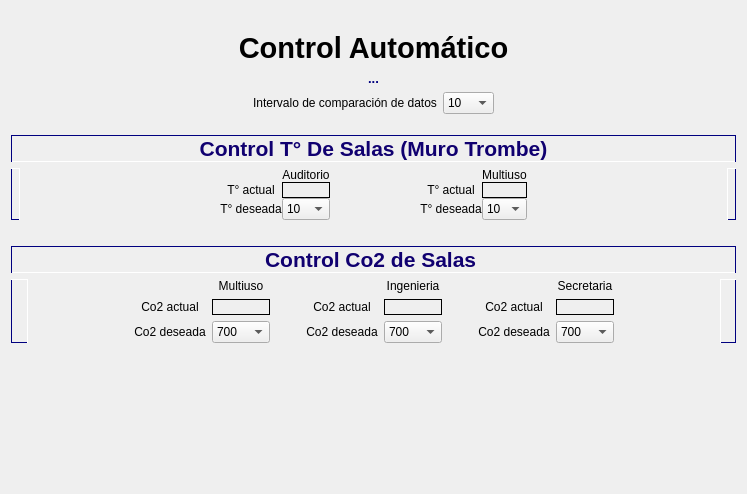
    <widget class="QWidget" name="tab_7">
     <attribute name="title">
      <string>Control Automático</string>
     </attribute>
     <layout class="QVBoxLayout" name="verticalLayout_4">
      <item>
       <spacer name="verticalSpacer_3">
        <property name="orientation">
         <enum>Qt::Vertical</enum>
        </property>
        <property name="sizeType">
         <enum>QSizePolicy::Fixed</enum>
        </property>
        <property name="sizeHint" stdset="0">
         <size>
          <width>20</width>
          <height>20</height>
         </size>
        </property>
       </spacer>
      </item>
      <item>
       <widget class="QLabel" name="label_33">
        <property name="font">
         <font>
          <family>Segoe UI</family>
          <pointsize>22</pointsize>
          <weight>75</weight>
          <bold>true</bold>
          <underline>false</underline>
         </font>
        </property>
        <property name="text">
         <string>Control Automático</string>
        </property>
        <property name="alignment">
         <set>Qt::AlignCenter</set>
        </property>
       </widget>
      </item>
      <item>
       <widget class="QLabel" name="label_estado">
        <property name="enabled">
         <bool>false</bool>
        </property>
        <property name="palette">
         <palette>
          <active>
           <colorrole role="WindowText">
            <brush brushstyle="SolidPattern">
             <color alpha="255">
              <red>16</red>
              <green>0</green>
              <blue>112</blue>
             </color>
            </brush>
           </colorrole>
          </active>
          <inactive>
           <colorrole role="WindowText">
            <brush brushstyle="SolidPattern">
             <color alpha="255">
              <red>16</red>
              <green>0</green>
              <blue>112</blue>
             </color>
            </brush>
           </colorrole>
          </inactive>
          <disabled>
           <colorrole role="WindowText">
            <brush brushstyle="SolidPattern">
             <color alpha="255">
              <red>0</red>
              <green>0</green>
              <blue>127</blue>
             </color>
            </brush>
           </colorrole>
          </disabled>
         </palette>
        </property>
        <property name="font">
         <font>
          <family>Segoe UI</family>
          <pointsize>10</pointsize>
          <weight>75</weight>
          <bold>true</bold>
         </font>
        </property>
        <property name="text">
         <string>...</string>
        </property>
        <property name="alignment">
         <set>Qt::AlignCenter</set>
        </property>
       </widget>
      </item>
      <item>
       <layout class="QHBoxLayout" name="horizontalLayout_3">
        <item>
         <spacer name="horizontalSpacer">
          <property name="orientation">
           <enum>Qt::Horizontal</enum>
          </property>
          <property name="sizeHint" stdset="0">
           <size>
            <width>40</width>
            <height>20</height>
           </size>
          </property>
         </spacer>
        </item>
        <item>
         <widget class="QLabel" name="label_9">
          <property name="text">
           <string>Intervalo de comparación de datos</string>
          </property>
          <property name="alignment">
           <set>Qt::AlignCenter</set>
          </property>
         </widget>
        </item>
        <item>
         <widget class="QComboBox" name="interCom">
          <item>
           <property name="text">
            <string>10</string>
           </property>
          </item>
          <item>
           <property name="text">
            <string>20</string>
           </property>
          </item>
          <item>
           <property name="text">
            <string>30</string>
           </property>
          </item>
          <item>
           <property name="text">
            <string>60</string>
           </property>
          </item>
          <item>
           <property name="text">
            <string>120</string>
           </property>
          </item>
         </widget>
        </item>
        <item>
         <spacer name="horizontalSpacer_2">
          <property name="orientation">
           <enum>Qt::Horizontal</enum>
          </property>
          <property name="sizeHint" stdset="0">
           <size>
            <width>40</width>
            <height>20</height>
           </size>
          </property>
         </spacer>
        </item>
       </layout>
      </item>
      <item>
       <spacer name="verticalSpacer_4">
        <property name="orientation">
         <enum>Qt::Vertical</enum>
        </property>
        <property name="sizeType">
         <enum>QSizePolicy::Fixed</enum>
        </property>
        <property name="sizeHint" stdset="0">
         <size>
          <width>20</width>
          <height>15</height>
         </size>
        </property>
       </spacer>
      </item>
      <item>
       <widget class="QLabel" name="label_26">
        <property name="maximumSize">
         <size>
          <width>16777215</width>
          <height>16777210</height>
         </size>
        </property>
        <property name="palette">
         <palette>
          <active>
           <colorrole role="WindowText">
            <brush brushstyle="SolidPattern">
             <color alpha="255">
              <red>16</red>
              <green>0</green>
              <blue>112</blue>
             </color>
            </brush>
           </colorrole>
          </active>
          <inactive>
           <colorrole role="WindowText">
            <brush brushstyle="SolidPattern">
             <color alpha="255">
              <red>16</red>
              <green>0</green>
              <blue>112</blue>
             </color>
            </brush>
           </colorrole>
          </inactive>
          <disabled>
           <colorrole role="WindowText">
            <brush brushstyle="SolidPattern">
             <color alpha="255">
              <red>0</red>
              <green>0</green>
              <blue>127</blue>
             </color>
            </brush>
           </colorrole>
          </disabled>
         </palette>
        </property>
        <property name="font">
         <font>
          <family>Segoe UI</family>
          <pointsize>16</pointsize>
          <weight>75</weight>
          <italic>false</italic>
          <bold>true</bold>
          <underline>false</underline>
         </font>
        </property>
        <property name="layoutDirection">
         <enum>Qt::LeftToRight</enum>
        </property>
        <property name="styleSheet">
         <string notr="true">border: 1px solid rgb(0, 0, 127) ;
border-bottom: 1px solid rgb(255, 255, 255) ;</string>
        </property>
        <property name="lineWidth">
         <number>1</number>
        </property>
        <property name="text">
         <string>Control T° De Salas (Muro Trombe)</string>
        </property>
        <property name="textFormat">
         <enum>Qt::MarkdownText</enum>
        </property>
        <property name="scaledContents">
         <bool>false</bool>
        </property>
        <property name="alignment">
         <set>Qt::AlignCenter</set>
        </property>
        <property name="margin">
         <number>0</number>
        </property>
       </widget>
      </item>
      <item>
       <layout class="QHBoxLayout" name="horizontalLayout">
        <property name="spacing">
         <number>0</number>
        </property>
        <property name="sizeConstraint">
         <enum>QLayout::SetDefaultConstraint</enum>
        </property>
        <item>
         <widget class="QLabel" name="label_25">
          <property name="styleSheet">
           <string notr="true">border: 1px solid rgb(0, 0, 127) ;
border-top: 1px solid rgb(255, 255, 255) ;
border-right: 1px solid rgb(255, 255, 255) ;</string>
          </property>
          <property name="text">
           <string/>
          </property>
         </widget>
        </item>
        <item>
         <spacer name="horizontalSpacer_23">
          <property name="orientation">
           <enum>Qt::Horizontal</enum>
          </property>
          <property name="sizeType">
           <enum>QSizePolicy::Fixed</enum>
          </property>
          <property name="sizeHint" stdset="0">
           <size>
            <width>200</width>
            <height>20</height>
           </size>
          </property>
         </spacer>
        </item>
        <item>
         <layout class="QGridLayout" name="gridLayout">
          <item row="1" column="1">
           <widget class="QLabel" name="PcTa_auditorio">
            <property name="frameShape">
             <enum>QFrame::Box</enum>
            </property>
            <property name="frameShadow">
             <enum>QFrame::Plain</enum>
            </property>
            <property name="midLineWidth">
             <number>0</number>
            </property>
            <property name="text">
             <string/>
            </property>
            <property name="wordWrap">
             <bool>false</bool>
            </property>
           </widget>
          </item>
          <item row="2" column="0">
           <widget class="QLabel" name="label_13">
            <property name="text">
             <string>T° deseada</string>
            </property>
            <property name="alignment">
             <set>Qt::AlignCenter</set>
            </property>
           </widget>
          </item>
          <item row="1" column="0">
           <widget class="QLabel" name="label_22">
            <property name="text">
             <string>T° actual</string>
            </property>
            <property name="alignment">
             <set>Qt::AlignCenter</set>
            </property>
           </widget>
          </item>
          <item row="2" column="1">
           <widget class="QComboBox" name="temDauditorio">
            <item>
             <property name="text">
              <string>10</string>
             </property>
            </item>
            <item>
             <property name="text">
              <string>15</string>
             </property>
            </item>
            <item>
             <property name="text">
              <string>20</string>
             </property>
            </item>
            <item>
             <property name="text">
              <string>25</string>
             </property>
            </item>
           </widget>
          </item>
          <item row="0" column="1">
           <widget class="QLabel" name="label_58">
            <property name="text">
             <string>Auditorio</string>
            </property>
            <property name="alignment">
             <set>Qt::AlignCenter</set>
            </property>
           </widget>
          </item>
         </layout>
        </item>
        <item>
         <spacer name="horizontalSpacer_21">
          <property name="orientation">
           <enum>Qt::Horizontal</enum>
          </property>
          <property name="sizeType">
           <enum>QSizePolicy::Fixed</enum>
          </property>
          <property name="sizeHint" stdset="0">
           <size>
            <width>90</width>
            <height>20</height>
           </size>
          </property>
         </spacer>
        </item>
        <item>
         <layout class="QGridLayout" name="gridLayout_2">
          <item row="0" column="1">
           <widget class="QLabel" name="label_59">
            <property name="text">
             <string>Multiuso</string>
            </property>
            <property name="alignment">
             <set>Qt::AlignCenter</set>
            </property>
           </widget>
          </item>
          <item row="1" column="0">
           <widget class="QLabel" name="label_23">
            <property name="text">
             <string>T° actual</string>
            </property>
            <property name="alignment">
             <set>Qt::AlignCenter</set>
            </property>
           </widget>
          </item>
          <item row="1" column="1">
           <widget class="QLabel" name="PcTa_biblioteca">
            <property name="frameShape">
             <enum>QFrame::Box</enum>
            </property>
            <property name="frameShadow">
             <enum>QFrame::Plain</enum>
            </property>
            <property name="midLineWidth">
             <number>0</number>
            </property>
            <property name="text">
             <string/>
            </property>
            <property name="wordWrap">
             <bool>false</bool>
            </property>
           </widget>
          </item>
          <item row="2" column="0">
           <widget class="QLabel" name="label_17">
            <property name="text">
             <string>T° deseada</string>
            </property>
            <property name="alignment">
             <set>Qt::AlignCenter</set>
            </property>
           </widget>
          </item>
          <item row="2" column="1">
           <widget class="QComboBox" name="temDbiblioteca">
            <item>
             <property name="text">
              <string>10</string>
             </property>
            </item>
            <item>
             <property name="text">
              <string>15</string>
             </property>
            </item>
            <item>
             <property name="text">
              <string>20</string>
             </property>
            </item>
            <item>
             <property name="text">
              <string>25</string>
             </property>
            </item>
           </widget>
          </item>
         </layout>
        </item>
        <item>
         <spacer name="horizontalSpacer_22">
          <property name="orientation">
           <enum>Qt::Horizontal</enum>
          </property>
          <property name="sizeType">
           <enum>QSizePolicy::Fixed</enum>
          </property>
          <property name="sizeHint" stdset="0">
           <size>
            <width>200</width>
            <height>20</height>
           </size>
          </property>
         </spacer>
        </item>
        <item>
         <widget class="QLabel" name="label_35">
          <property name="styleSheet">
           <string notr="true">border: 1px solid rgb(0, 0, 127) ;
border-top: 1px solid rgb(255, 255, 255) ;
border-left: 1px solid rgb(255, 255, 255) ;</string>
          </property>
          <property name="text">
           <string/>
          </property>
         </widget>
        </item>
       </layout>
      </item>
      <item>
       <widget class="QLabel" name="label_24">
        <property name="text">
         <string/>
        </property>
       </widget>
      </item>
      <item>
       <widget class="QLabel" name="label_163">
        <property name="palette">
         <palette>
          <active>
           <colorrole role="WindowText">
            <brush brushstyle="SolidPattern">
             <color alpha="255">
              <red>16</red>
              <green>0</green>
              <blue>112</blue>
             </color>
            </brush>
           </colorrole>
          </active>
          <inactive>
           <colorrole role="WindowText">
            <brush brushstyle="SolidPattern">
             <color alpha="255">
              <red>16</red>
              <green>0</green>
              <blue>112</blue>
             </color>
            </brush>
           </colorrole>
          </inactive>
          <disabled>
           <colorrole role="WindowText">
            <brush brushstyle="SolidPattern">
             <color alpha="255">
              <red>0</red>
              <green>0</green>
              <blue>127</blue>
             </color>
            </brush>
           </colorrole>
          </disabled>
         </palette>
        </property>
        <property name="font">
         <font>
          <family>Segoe UI</family>
          <pointsize>16</pointsize>
          <weight>75</weight>
          <bold>true</bold>
          <underline>false</underline>
         </font>
        </property>
        <property name="styleSheet">
         <string notr="true">border: 1px solid rgb(0, 0, 127) ;
border-bottom: 1px solid rgb(255, 255, 255) ;</string>
        </property>
        <property name="text">
         <string>Control Co2 de Salas </string>
        </property>
        <property name="alignment">
         <set>Qt::AlignCenter</set>
        </property>
       </widget>
      </item>
      <item>
       <layout class="QHBoxLayout" name="horizontalLayout_2">
        <item>
         <widget class="QLabel" name="label_34">
          <property name="styleSheet">
           <string notr="true">border: 1px solid rgb(0, 0, 127) ;
border-top: 1px solid rgb(255, 255, 255) ;
border-right: 1px solid rgb(255, 255, 255) ;</string>
          </property>
          <property name="text">
           <string/>
          </property>
         </widget>
        </item>
        <item>
         <spacer name="horizontalSpacer_27">
          <property name="orientation">
           <enum>Qt::Horizontal</enum>
          </property>
          <property name="sizeType">
           <enum>QSizePolicy::Fixed</enum>
          </property>
          <property name="sizeHint" stdset="0">
           <size>
            <width>100</width>
            <height>20</height>
           </size>
          </property>
         </spacer>
        </item>
        <item>
         <layout class="QGridLayout" name="gridLayout_6">
          <item row="0" column="1">
           <widget class="QLabel" name="label_91">
            <property name="text">
             <string>Multiuso</string>
            </property>
            <property name="alignment">
             <set>Qt::AlignCenter</set>
            </property>
           </widget>
          </item>
          <item row="1" column="0">
           <widget class="QLabel" name="label_92">
            <property name="text">
             <string>Co2 actual</string>
            </property>
            <property name="alignment">
             <set>Qt::AlignCenter</set>
            </property>
           </widget>
          </item>
          <item row="1" column="1">
           <widget class="QLabel" name="PcCa_biblioteca">
            <property name="frameShape">
             <enum>QFrame::Box</enum>
            </property>
            <property name="frameShadow">
             <enum>QFrame::Plain</enum>
            </property>
            <property name="midLineWidth">
             <number>0</number>
            </property>
            <property name="text">
             <string/>
            </property>
            <property name="wordWrap">
             <bool>false</bool>
            </property>
           </widget>
          </item>
          <item row="2" column="0">
           <widget class="QLabel" name="label_93">
            <property name="text">
             <string>Co2 deseada</string>
            </property>
            <property name="alignment">
             <set>Qt::AlignCenter</set>
            </property>
           </widget>
          </item>
          <item row="2" column="1">
           <widget class="QComboBox" name="PcCd_biblioteca">
            <item>
             <property name="text">
              <string>700</string>
             </property>
            </item>
            <item>
             <property name="text">
              <string>800</string>
             </property>
            </item>
            <item>
             <property name="text">
              <string>900</string>
             </property>
            </item>
            <item>
             <property name="text">
              <string>1000</string>
             </property>
            </item>
            <item>
             <property name="text">
              <string>1100</string>
             </property>
            </item>
           </widget>
          </item>
         </layout>
        </item>
        <item>
         <spacer name="horizontalSpacer_25">
          <property name="orientation">
           <enum>Qt::Horizontal</enum>
          </property>
          <property name="sizeType">
           <enum>QSizePolicy::Fixed</enum>
          </property>
          <property name="sizeHint" stdset="0">
           <size>
            <width>30</width>
            <height>20</height>
           </size>
          </property>
         </spacer>
        </item>
        <item>
         <layout class="QGridLayout" name="gridLayout_7">
          <item row="0" column="1">
           <widget class="QLabel" name="label_94">
            <property name="text">
             <string>Ingenieria</string>
            </property>
            <property name="alignment">
             <set>Qt::AlignCenter</set>
            </property>
           </widget>
          </item>
          <item row="1" column="0">
           <widget class="QLabel" name="label_95">
            <property name="text">
             <string>Co2 actual</string>
            </property>
            <property name="alignment">
             <set>Qt::AlignCenter</set>
            </property>
           </widget>
          </item>
          <item row="1" column="1">
           <widget class="QLabel" name="PcCa_ingenieria">
            <property name="font">
             <font>
              <family>Segoe UI</family>
              <weight>75</weight>
              <bold>true</bold>
             </font>
            </property>
            <property name="frameShape">
             <enum>QFrame::Box</enum>
            </property>
            <property name="frameShadow">
             <enum>QFrame::Plain</enum>
            </property>
            <property name="midLineWidth">
             <number>0</number>
            </property>
            <property name="text">
             <string/>
            </property>
            <property name="wordWrap">
             <bool>false</bool>
            </property>
           </widget>
          </item>
          <item row="2" column="0">
           <widget class="QLabel" name="label_96">
            <property name="text">
             <string>Co2 deseada</string>
            </property>
            <property name="alignment">
             <set>Qt::AlignCenter</set>
            </property>
           </widget>
          </item>
          <item row="2" column="1">
           <widget class="QComboBox" name="PcCd_ingenieria">
            <item>
             <property name="text">
              <string>700</string>
             </property>
            </item>
            <item>
             <property name="text">
              <string>800</string>
             </property>
            </item>
            <item>
             <property name="text">
              <string>900</string>
             </property>
            </item>
            <item>
             <property name="text">
              <string>1000</string>
             </property>
            </item>
            <item>
             <property name="text">
              <string>1100</string>
             </property>
            </item>
           </widget>
          </item>
         </layout>
        </item>
        <item>
         <spacer name="horizontalSpacer_26">
          <property name="orientation">
           <enum>Qt::Horizontal</enum>
          </property>
          <property name="sizeType">
           <enum>QSizePolicy::Fixed</enum>
          </property>
          <property name="sizeHint" stdset="0">
           <size>
            <width>30</width>
            <height>20</height>
           </size>
          </property>
         </spacer>
        </item>
        <item>
         <layout class="QGridLayout" name="gridLayout_8">
          <item row="0" column="1">
           <widget class="QLabel" name="label_97">
            <property name="text">
             <string>Secretaria</string>
            </property>
            <property name="alignment">
             <set>Qt::AlignCenter</set>
            </property>
           </widget>
          </item>
          <item row="1" column="0">
           <widget class="QLabel" name="label_98">
            <property name="text">
             <string>Co2 actual</string>
            </property>
            <property name="alignment">
             <set>Qt::AlignCenter</set>
            </property>
           </widget>
          </item>
          <item row="1" column="1">
           <widget class="QLabel" name="PcCa_secretaria">
            <property name="enabled">
             <bool>true</bool>
            </property>
            <property name="frameShape">
             <enum>QFrame::Box</enum>
            </property>
            <property name="frameShadow">
             <enum>QFrame::Plain</enum>
            </property>
            <property name="midLineWidth">
             <number>0</number>
            </property>
            <property name="text">
             <string/>
            </property>
            <property name="wordWrap">
             <bool>false</bool>
            </property>
           </widget>
          </item>
          <item row="2" column="0">
           <widget class="QLabel" name="label_99">
            <property name="text">
             <string>Co2 deseada</string>
            </property>
            <property name="alignment">
             <set>Qt::AlignCenter</set>
            </property>
           </widget>
          </item>
          <item row="2" column="1">
           <widget class="QComboBox" name="PcCd_secretaria">
            <item>
             <property name="text">
              <string>700</string>
             </property>
            </item>
            <item>
             <property name="text">
              <string>800</string>
             </property>
            </item>
            <item>
             <property name="text">
              <string>900</string>
             </property>
            </item>
            <item>
             <property name="text">
              <string>1000</string>
             </property>
            </item>
            <item>
             <property name="text">
              <string>1100</string>
             </property>
            </item>
           </widget>
          </item>
         </layout>
        </item>
        <item>
         <spacer name="horizontalSpacer_28">
          <property name="orientation">
           <enum>Qt::Horizontal</enum>
          </property>
          <property name="sizeType">
           <enum>QSizePolicy::Fixed</enum>
          </property>
          <property name="sizeHint" stdset="0">
           <size>
            <width>100</width>
            <height>20</height>
           </size>
          </property>
         </spacer>
        </item>
        <item>
         <widget class="QLabel" name="label_36">
          <property name="styleSheet">
           <string notr="true">border: 1px solid rgb(0, 0, 127) ;
border-top: 1px solid rgb(255, 255, 255) ;
border-left: 1px solid rgb(255, 255, 255) ;</string>
          </property>
          <property name="text">
           <string/>
          </property>
         </widget>
        </item>
       </layout>
      </item>
      <item>
       <widget class="QLabel" name="label_19">
        <property name="text">
         <string/>
        </property>
       </widget>
      </item>
      <item>
       <spacer name="verticalSpacer">
        <property name="orientation">
         <enum>Qt::Vertical</enum>
        </property>
        <property name="sizeType">
         <enum>QSizePolicy::Fixed</enum>
        </property>
        <property name="sizeHint" stdset="0">
         <size>
          <width>20</width>
          <height>120</height>
         </size>
        </property>
       </spacer>
      </item>
     </layout>
    </widget>
